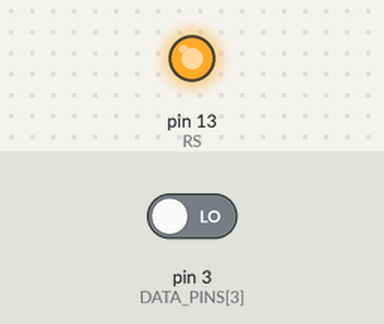
Simulated run of this sketch. Board: Arduino Uno, built with avr-gcc and run on an emulated ATmega328P. On the bench: output pins drawn as LEDs (lit = HIGH). Inputs (shaded band) come from the test bench; at power-on: pin 3 (DATA_PINS[3]) LOW. Random numbers use the default seed unless the sketch sets one; pins used as bus, display or sensor lines are not drawn.

Above: at 1.2 s.
1.3 s: pin 3 (DATA_PINS[3]) driven HIGH
5.2 s: pin 3 (DATA_PINS[3]) driven LOW
At 9.2 s:
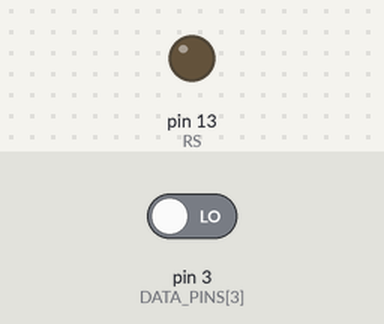
Timing chart, 0 to 23.9 s (numbered marks = the images above; inputs shaded):
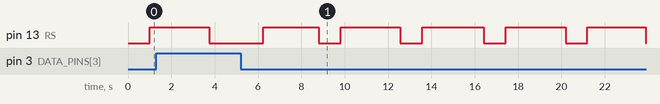

The sketch:

lcd_control.ino
```cpp
#define RS 13      // Selects command register when low, and data register when high
#define RW 12      // Low to write to the register; High to read from the register
#define ENABLE 11  // Sends data to data pins when a high to low pulse is given (give couple ms of delay)

int DATA_PINS[4] = { 6, 5, 4, 3 };  // D4 - D7 (LSB to MSB)

// https://www.electronicsforu.com/technology-trends/learn-electronics/16x2-lcd-pinout-diagram
// https://www.crystalfontz.com/controllers/datasheet-viewer.php?id=97
// https://circuitdigest.com/article/16x2-lcd-display-module-pinout-datasheet

void setup() {
  // put your setup code here, to run once:
  pinMode(RS, OUTPUT);
  pinMode(RW, OUTPUT);
  pinMode(ENABLE, OUTPUT);

  for (int i = 0; i < 4; i++) {
    pinMode(DATA_PINS[i], OUTPUT);
  }

  Serial.begin(9600);

  initializeScreen();
}

void loop() {
  delay(1000);
  writeTextDelay("Hello, world !");
  delay(1000);
  clearScreen();

}

void writeCharacter(char c) {
  digitalWrite(RS, HIGH);
  digitalWrite(RW, LOW);

  byte ascii = int(c);
  sendData(ascii);

}

void writeTextDelay(String text) {
  for (int i=0; i < text.length(); i++) {
    writeCharacter(text[i]);
    delay(random(50, 200));
  }

  // delay(100);
}

void writeText(String text) {
  for (int i=0; i < text.length(); i++) {
    writeCharacter(text[i]);
  }
}

void readDataReg() {
  // Reads 8 bit DR and prints the value (MSB -> LSB) in hex

  digitalWrite(RS, HIGH);  // 0 = command reg, 1 = data reg


  digitalWrite(RW, HIGH);


  byte highNibble = 0b0000;
  byte lowNibble = 0b0000;


  digitalWrite(ENABLE, HIGH);

  delayMicroseconds(5);

  for (int i = 0; i < 4; i++) {
    pinMode(DATA_PINS[i], INPUT);
    if (digitalRead(DATA_PINS[i])) {
      highNibble |= 1 << i;
    }


  }

  digitalWrite(ENABLE, LOW);
  delayMicroseconds(2);

  digitalWrite(ENABLE, HIGH);
  delayMicroseconds(5);

  for (int i = 0; i < 4; i++) {
    pinMode(DATA_PINS[i], INPUT);
    if (digitalRead(DATA_PINS[i])) {
      lowNibble |= 1 << i;
    }

    pinMode(DATA_PINS[i], OUTPUT);
  }

  digitalWrite(ENABLE, LOW);

  Serial.print(highNibble, HEX);
  Serial.print(lowNibble, HEX);

  Serial.println();
}

void sendData(byte data) {
  int index = 3;

  digitalWrite(ENABLE, HIGH);
  delayMicroseconds(5);

  for (word mask = 0b10000000; mask > 0; mask >>= 1) {
    if (mask == 8) {  // sending low bit for mask >= 8
      digitalWrite(ENABLE, LOW);
      delayMicroseconds(5);
      digitalWrite(ENABLE, HIGH);
      index = 3;

    }

    if (mask & data) {
      digitalWrite(DATA_PINS[index], HIGH);

    }

    else {
      digitalWrite(DATA_PINS[index], LOW);
    }


    index--;

    if (index < 0) {
      index = 3;
    }
  }


  digitalWrite(ENABLE, LOW);

  delayMicroseconds(50); // Minimum 40 micro seconds


}

void executeInstruction(byte opcode) {
  int index = 0;

  digitalWrite(RS, LOW);
  digitalWrite(RW, LOW);
  sendData(opcode);

  if (opcode == 0x01 || opcode == 0x02) {  // Clear screen and return home are slower commands
    delay(2);
  }
}

bool getBusy() {

  digitalWrite(RS, LOW);
  digitalWrite(RW, HIGH);
  digitalWrite(ENABLE, HIGH);
  delayMicroseconds(10);
  pinMode(DATA_PINS[3], INPUT);

  int busy = digitalRead(DATA_PINS[3]); // busy = 1 means command register is currently processing a command, don't send new command until busy = 0
  pinMode(DATA_PINS[3], OUTPUT);

  digitalWrite(ENABLE, LOW);
  digitalWrite(RW, LOW);

  if (busy == 1) {
    return true;
  }

  return false;
}

void waitUntilNotBusy() {
  while (getBusy()) {
    delay(60);
  }

}

void initializeScreen() {
  executeInstruction(0x20); // Sets to 4-bit operation
  waitUntilNotBusy();

  executeInstruction(0x20); // Confirmation
  waitUntilNotBusy();


  executeInstruction(0x00); // Turn on display / cursor
  waitUntilNotBusy();

  executeInstruction(0x00); // Increment cursor after every write to DR
  waitUntilNotBusy();

  clearScreen();
  goHome();

}

void goHome() {
  // Returns cursor to first character of first line
  executeInstruction(0x02);
  waitUntilNotBusy();
}


void clearScreen() {
  executeInstruction(0x01);
  waitUntilNotBusy();
}
```

Measured:
- after the input at 5.2 s, pin 13 (RS): alternates HIGH for 2.8 s and LOW for 1.0 s, starting after 1.0 s
